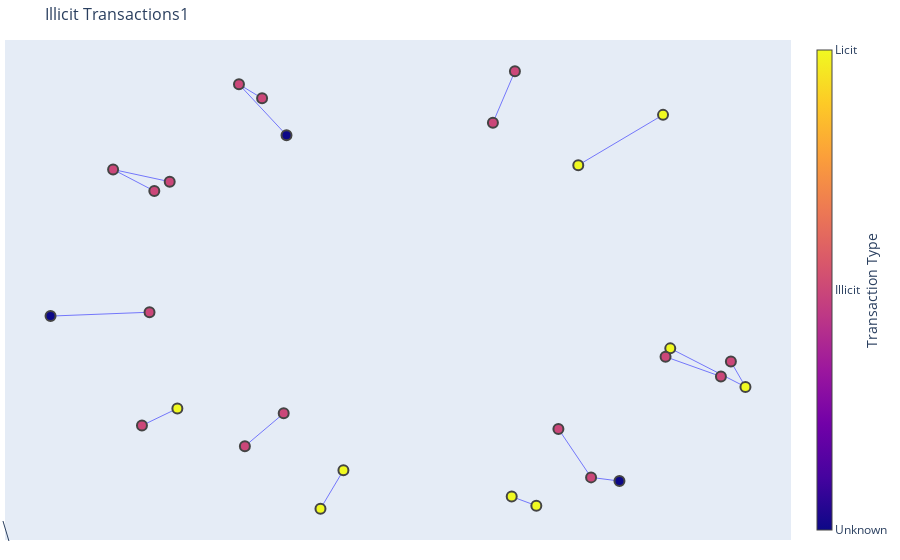
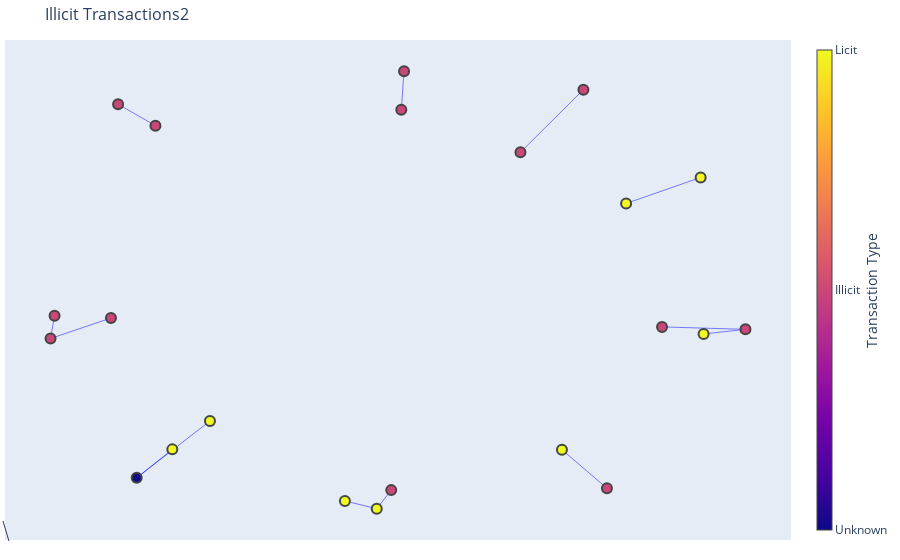
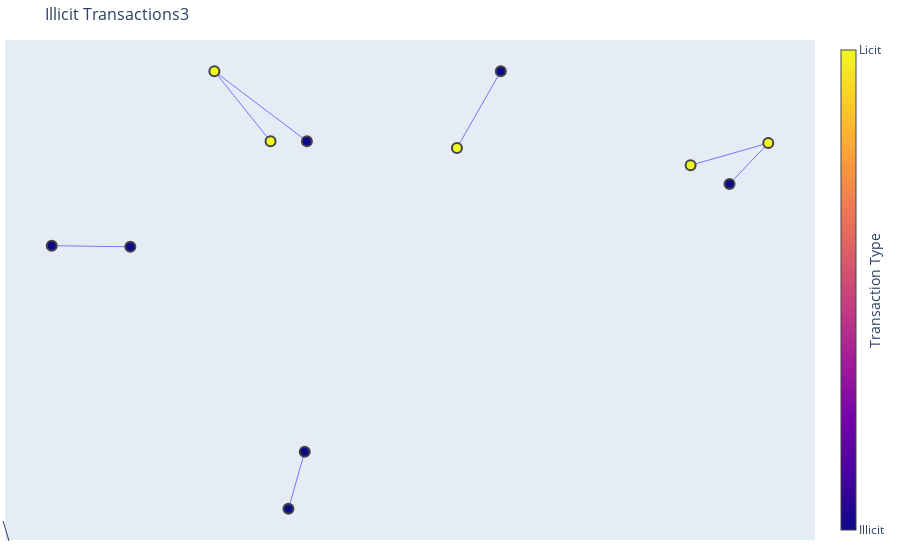
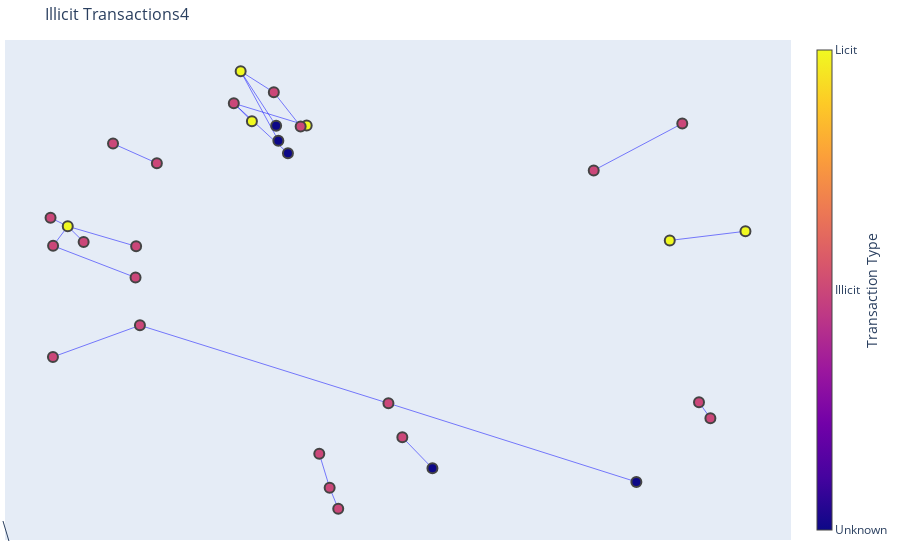

Here is the notebook cell these charts were saved with, in order:
### Code cell
for i in range(1,41):
    plot_graph(i, '1')

### Figure 1 — Plotly figure (JSON) as saved in the notebook; plotly's stock layout.template omitted (floating-point values rounded to 4 significant figures)
{"data": [{"hoverinfo": "none", "line": {"color": "blue", "width": 0.5}, "mode": "lines", "type": "scatter", "x": [0.2499, 0.3116, null, -0.588, -0.6768, null, 0.4167, 0.6291, null, -0.1718, -0.2294, null, 0.6473, 0.8357, null, -0.6578, -0.9058, null, -0.6458, -0.7491, null, 0.52, 0.4488, null, -0.3145, -0.4336, null, 0.7992, 0.8357, null, -0.6072, -0.7491, null, 0.2028, 0.258, null, 0.3669, 0.4488, null, -0.3215, -0.4188, null, 0.6355, 0.7742, null, -0.3757, -0.4336, null], "y": [-0.7361, -0.7733, null, -0.3765, -0.446, null, 0.6167, 0.822, null, -0.6288, -0.7858, null, -0.1311, -0.2884, null, 0.01637, 0.0006486, null, 0.5112, 0.5989, null, -0.6728, -0.6577, null, 0.739, 0.9467, null, -0.1852, -0.2884, null, 0.5492, 0.5989, null, 0.7897, 1, null, -0.4598, -0.6577, null, -0.3964, -0.5305, null, -0.1654, -0.246, null, 0.8894, 0.9467, null]}, {"hoverinfo": "text", "marker": {"color": [2, 2, 2, 1, 2, 2, 2, 2, 2, 2, 1, 0, 1, 1, 0, 1, 0, 1, 1, 1, 1, 1, 1, 1, 1, 1, 1, 1], "colorbar": {"thickness": 15, "tickmode": "array", "ticktext": ["Unknown", "Illicit", "Licit"], "tickvals": [0, 1, 2], "title": {"side": "right", "text": "Transaction Type"}, "xanchor": "left"}, "line": {"width": 2}, "size": 10}, "mode": "markers", "text": ["232947878", "232947876", "24155910", "230683551", "16754007", "232438397", "3205536", "230451730", "230389796", "2717498", "16742787", "39617080", "231990435", "232903605", "17796937", "230456623", "184703182", "231573972", "17387772", "231990430", "232014511", "3317903", "232345692", "16753577", "230612860", "24141114", "230550396", "232629023"], "type": "scatter", "x": [0.2499, 0.3116, -0.588, -0.6768, 0.4167, 0.6291, -0.1718, -0.2294, 0.6473, 0.8357, -0.6578, -0.9058, -0.6458, -0.7491, 0.52, 0.4488, -0.3145, -0.4336, 0.7992, -0.6072, 0.2028, 0.258, 0.3669, -0.3215, -0.4188, 0.6355, 0.7742, -0.3757], "y": [-0.7361, -0.7733, -0.3765, -0.446, 0.6167, 0.822, -0.6288, -0.7858, -0.1311, -0.2884, 0.01637, 0.0006486, 0.5112, 0.5989, -0.6728, -0.6577, 0.739, 0.9467, -0.1852, 0.5492, 0.7897, 1, -0.4598, -0.3964, -0.5305, -0.1654, -0.246, 0.8894]}], "layout": {"annotations": [{"showarrow": true, "x": 0.005, "xref": "paper", "y": -0.002, "yref": "paper"}], "hovermode": "closest", "margin": {"b": 20, "l": 5, "r": 5, "t": 40}, "showlegend": false, "title": {"font": {"size": 16}, "text": "Illicit Transactions1"}, "xaxis": {"showgrid": false, "showticklabels": false, "zeroline": false}, "yaxis": {"showgrid": false, "showticklabels": false, "zeroline": false}}}

### Figure 2 — Plotly figure (JSON) as saved in the notebook; plotly's stock layout.template omitted (floating-point values rounded to 4 significant figures)
{"data": [{"hoverinfo": "none", "line": {"color": "blue", "width": 0.5}, "mode": "lines", "type": "scatter", "x": [0.8237, 0.9346, null, -0.1263, -0.04203, null, 0.6185, 0.8159, null, -0.4838, -0.6778, null, 0.4485, 0.5677, null, 0.7136, 0.9346, null, -0.5835, -0.6778, null, -0.8954, -0.906, null, -0.746, -0.906, null, 0.02299, 0.03034, null, 0.3386, 0.5054, null, -0.6282, -0.7271, null, -0.003663, -0.04203, null], "y": [-0.1084, -0.08891, null, -0.8127, -0.8457, null, 0.4421, 0.5519, null, -0.4755, -0.7152, null, -0.5964, -0.7593, null, -0.07854, -0.08891, null, -0.5952, -0.7152, null, -0.03186, -0.1276, null, -0.04101, -0.1276, null, 0.8374, 1, null, 0.6582, 0.9222, null, 0.7705, 0.8611, null, -0.7671, -0.8457, null]}, {"hoverinfo": "text", "marker": {"color": [2, 1, 2, 2, 2, 2, 2, 0, 2, 1, 1, 2, 1, 1, 1, 1, 1, 1, 1, 1, 1, 1], "colorbar": {"thickness": 15, "tickmode": "array", "ticktext": ["Unknown", "Illicit", "Licit"], "tickvals": [0, 1, 2], "title": {"side": "right", "text": "Transaction Type"}, "xanchor": "left"}, "line": {"width": 2}, "size": 10}, "mode": "markers", "text": ["310048974", "310686190", "289269312", "310524764", "309924066", "273196130", "286654752", "309959432", "312106094", "312923717", "312334552", "289270308", "296057714", "310524769", "286784958", "310043610", "313118587", "286756215", "313118581", "212659519", "310170119", "310524772"], "type": "scatter", "x": [0.8237, 0.9346, -0.1263, -0.04203, 0.6185, 0.8159, -0.4838, -0.6778, 0.4485, 0.5677, 0.7136, -0.5835, -0.8954, -0.906, -0.746, 0.02299, 0.03034, 0.3386, 0.5054, -0.6282, -0.7271, -0.003663], "y": [-0.1084, -0.08891, -0.8127, -0.8457, 0.4421, 0.5519, -0.4755, -0.7152, -0.5964, -0.7593, -0.07854, -0.5952, -0.03186, -0.1276, -0.04101, 0.8374, 1, 0.6582, 0.9222, 0.7705, 0.8611, -0.7671]}], "layout": {"annotations": [{"showarrow": true, "x": 0.005, "xref": "paper", "y": -0.002, "yref": "paper"}], "hovermode": "closest", "margin": {"b": 20, "l": 5, "r": 5, "t": 40}, "showlegend": false, "title": {"font": {"size": 16}, "text": "Illicit Transactions2"}, "xaxis": {"showgrid": false, "showticklabels": false, "zeroline": false}, "yaxis": {"showgrid": false, "showticklabels": false, "zeroline": false}}}

### Figure 3 — Plotly figure (JSON) as saved in the notebook; plotly's stock layout.template omitted (floating-point values rounded to 4 significant figures)
{"data": [{"hoverinfo": "none", "line": {"color": "blue", "width": 0.5}, "mode": "lines", "type": "scatter", "x": [0.5664, 0.7141, null, -0.2324, -0.3393, null, -0.1633, -0.3393, null, 0.122, 0.2054, null, 0.6405, 0.7141, null, -0.4991, -0.6485, null, -0.1674, -0.1984, null], "y": [0.1492, 0.2234, null, 0.2295, 0.4638, null, 0.2298, 0.4638, null, 0.2072, 0.4634, null, 0.08666, 0.2234, null, -0.1236, -0.1198, null, -0.8094, -1.0, null]}, {"hoverinfo": "text", "marker": {"color": [2, 2, 2, 2, 1, 2, 1, 1, 1, 1, 1, 1], "colorbar": {"thickness": 15, "tickmode": "array", "ticktext": ["Unknown", "Illicit", "Licit"], "tickvals": [0, 1, 2], "title": {"side": "right", "text": "Transaction Type"}, "xanchor": "left"}, "line": {"width": 2}, "size": 10}, "mode": "markers", "text": ["245146113", "245418908", "245294955", "245419213", "245420039", "244662723", "244662716", "245146107", "245231973", "245231971", "245140933", "245424768"], "type": "scatter", "x": [0.5664, 0.7141, -0.2324, -0.3393, -0.1633, 0.122, 0.2054, 0.6405, -0.4991, -0.6485, -0.1674, -0.1984], "y": [0.1492, 0.2234, 0.2295, 0.4638, 0.2298, 0.2072, 0.4634, 0.08666, -0.1236, -0.1198, -0.8094, -1.0]}], "layout": {"annotations": [{"showarrow": true, "x": 0.005, "xref": "paper", "y": -0.002, "yref": "paper"}], "hovermode": "closest", "margin": {"b": 20, "l": 5, "r": 5, "t": 40}, "showlegend": false, "title": {"font": {"size": 16}, "text": "Illicit Transactions3"}, "xaxis": {"showgrid": false, "showticklabels": false, "zeroline": false}, "yaxis": {"showgrid": false, "showticklabels": false, "zeroline": false}}}

### Figure 4 — Plotly figure (JSON) as saved in the notebook; plotly's stock layout.template omitted (floating-point values rounded to 4 significant figures)
{"data": [{"hoverinfo": "none", "line": {"color": "blue", "width": 0.5}, "mode": "lines", "type": "scatter", "x": [-0.04255, -0.2157, null, -0.1151, -0.1994, null, -0.4478, -0.6102, null, 0.8201, 1, null, 0.1517, 0.7408, null, 0.1517, -0.4388, null, -0.08707, -0.2157, null, -0.5725, -0.6102, null, -0.01263, 0.01205, null, 0.01205, 0.03243, null, -0.1727, -0.2157, null, -0.1206, -0.1994, null, 0.1847, 0.2563, null, -0.05684, -0.1206, null, 0.6395, 0.8499, null, -0.6451, -0.6102, null, -0.4492, -0.6451, null, -0.3985, -0.5027, null, -0.1099, -0.1994, null, 0.8896, 0.9167, null, -0.4388, -0.6455, null, -0.6511, -0.6102, null], "y": [0.541, 0.6299, null, 0.5398, 0.7587, null, 0.05635, 0.1367, null, 0.07994, 0.1168, null, -0.5732, -0.8887, null, -0.5732, -0.2606, null, 0.4296, 0.6299, null, 0.07394, 0.1367, null, -0.7755, -0.9121, null, -0.9121, -0.9965, null, 0.558, 0.6299, null, 0.6741, 0.7587, null, -0.7096, -0.8343, null, 0.5374, 0.6741, null, 0.3609, 0.5491, null, 0.0585, 0.1367, null, -0.06888, 0.0585, null, 0.3899, 0.4685, null, 0.4802, 0.7587, null, -0.5694, -0.6335, null, -0.2606, -0.3874, null, 0.1707, 0.1367, null]}, {"hoverinfo": "text", "marker": {"color": [2, 1, 0, 2, 1, 2, 2, 2, 1, 0, 0, 1, 1, 1, 2, 1, 1, 0, 1, 1, 1, 1, 1, 1, 1, 0, 1, 1, 1, 1, 1, 1], "colorbar": {"thickness": 15, "tickmode": "array", "ticktext": ["Unknown", "Illicit", "Licit"], "tickvals": [0, 1, 2], "title": {"side": "right", "text": "Transaction Type"}, "xanchor": "left"}, "line": {"width": 2}, "size": 10}, "mode": "markers", "text": ["86739424", "86738813", "87690267", "86962611", "45751341", "86959674", "87626508", "87626486", "279004203", "86912548", "86738862", "86705550", "86706819", "86706815", "86739423", "258961960", "87602051", "88117529", "96258779", "86704946", "87026579", "279424082", "44995911", "44066252", "87286014", "212738074", "279470784", "24210909", "86761325", "5464914", "279429817", "86710958"], "type": "scatter", "x": [-0.04255, -0.2157, -0.1151, -0.1994, -0.4478, -0.6102, 0.8201, 1, 0.1517, 0.7408, -0.08707, -0.5725, -0.01263, 0.01205, -0.1727, -0.1206, 0.1847, 0.2563, -0.05684, 0.6395, 0.8499, -0.6451, -0.4492, -0.3985, -0.5027, -0.1099, 0.8896, 0.9167, -0.4388, -0.6455, 0.03243, -0.6511], "y": [0.541, 0.6299, 0.5398, 0.7587, 0.05635, 0.1367, 0.07994, 0.1168, -0.5732, -0.8887, 0.4296, 0.07394, -0.7755, -0.9121, 0.558, 0.6741, -0.7096, -0.8343, 0.5374, 0.3609, 0.5491, 0.0585, -0.06888, 0.3899, 0.4685, 0.4802, -0.5694, -0.6335, -0.2606, -0.3874, -0.9965, 0.1707]}], "layout": {"annotations": [{"showarrow": true, "x": 0.005, "xref": "paper", "y": -0.002, "yref": "paper"}], "hovermode": "closest", "margin": {"b": 20, "l": 5, "r": 5, "t": 40}, "showlegend": false, "title": {"font": {"size": 16}, "text": "Illicit Transactions4"}, "xaxis": {"showgrid": false, "showticklabels": false, "zeroline": false}, "yaxis": {"showgrid": false, "showticklabels": false, "zeroline": false}}}
